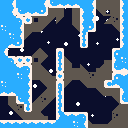

Tiled map render using the project's own tile images. Description and the whole map definition, tile-layer contents included, below:
An orthogonal 16x16 tile map with 8x8 px tiles, 2 tile layers (BgLayer, MainLayer), 1 image layer and 8 objects (4x Spikes, 2x Grass, Flower, Player).

<map version="1.10" tiledversion="1.10.2" orientation="orthogonal" renderorder="right-down" width="16" height="16" tilewidth="8" tileheight="8" infinite="0" nextlayerid="7" nextobjectid="10">
 <tileset firstgid="1" name="spritemap" tilewidth="8" tileheight="8" tilecount="176" columns="16">
  <image source="spritemap.png" width="128" height="88" />
 </tileset>
 <imagelayer id="5" name="Bg">
  <image source="bg.png" width="128" height="128" />
 </imagelayer>
 <layer id="1" name="BgLayer" width="16" height="16">
  <data encoding="csv">
0,0,0,0,0,0,0,0,0,0,0,0,41,41,41,0,
0,0,0,0,0,0,41,41,0,41,0,0,43,17,41,0,
0,0,0,0,17,41,42,42,0,41,0,0,0,59,57,0,
0,0,0,41,41,42,0,0,0,43,0,0,0,0,43,0,
0,0,0,42,0,0,0,0,0,0,0,0,0,0,0,0,
0,0,0,0,0,0,0,0,0,0,0,0,0,0,0,0,
0,0,0,0,59,58,0,0,0,0,0,0,0,0,0,0,
0,0,0,0,17,42,0,0,58,0,0,0,0,89,0,0,
0,0,0,0,41,58,0,0,41,89,58,0,105,41,0,0,
0,0,0,0,41,41,104,0,41,41,41,57,41,41,0,0,
0,0,0,0,0,43,41,0,42,0,43,41,41,0,0,0,
0,0,0,0,0,59,41,0,0,0,0,0,43,41,41,0,
0,41,0,0,59,57,42,0,0,0,0,0,0,0,43,0,
0,43,57,0,41,42,0,0,0,0,0,0,0,0,59,41,
0,0,43,41,41,104,0,0,0,0,0,0,0,0,57,41,
0,0,0,0,0,0,0,0,0,0,0,104,89,105,41,41
</data>
 </layer>
 <layer id="2" name="MainLayer" width="16" height="16">
  <data encoding="csv">
38,39,38,38,38,39,50,51,51,51,38,39,0,0,0,37,
38,39,50,51,51,52,0,0,0,0,37,39,0,0,0,37,
38,38,36,33,0,0,0,0,0,0,37,39,0,0,0,37,
73,38,39,0,0,0,0,0,0,0,37,52,0,0,0,37,
38,73,39,0,0,0,0,0,0,0,49,0,0,0,0,37,
38,51,52,0,0,0,0,0,0,0,56,0,0,0,0,37,
39,0,0,0,0,0,0,40,0,0,0,0,0,0,34,38,
38,36,33,33,0,0,0,49,0,0,0,0,0,0,37,73,
38,38,35,36,0,0,0,56,0,0,0,0,0,0,50,51,
38,38,73,39,0,0,0,33,0,0,0,0,0,0,34,35,
73,38,38,39,0,0,0,40,0,0,0,0,0,53,51,38,
51,51,38,39,0,0,0,49,0,0,0,0,0,0,0,37,
0,0,50,39,0,0,0,49,0,0,0,0,0,0,0,50,
0,0,0,56,0,0,0,49,0,0,0,0,0,0,0,0,
0,0,0,0,0,0,0,37,35,35,36,0,0,0,0,0,
35,35,35,35,35,35,35,38,38,73,39,0,0,0,0,0
</data>
 </layer>
 <objectgroup id="4" name="ObjectLayerNonInteractable">
  <object id="1" name="Grass" gid="62" x="16" y="56" width="8" height="8" />
  <object id="2" name="Grass" gid="64" x="48" y="120" width="8" height="8" />
  <object id="3" name="Flower" gid="63" x="112" y="48" width="8" height="8" />
 </objectgroup>
 <objectgroup id="6" name="Strawberry" />
 <objectgroup id="3" name="ObjectLayerInteractable">
  <object id="4" name="Spikes" type="Spikes" gid="18" x="64" y="112" width="8" height="8" />
  <object id="5" name="Spikes" type="Spikes" gid="18" x="72" y="112" width="8" height="8" />
  <object id="6" name="Spikes" type="Spikes" gid="18" x="80" y="112" width="8" height="8" />
  <object id="8" name="Spikes" type="Spikes" gid="18" x="56" y="48" width="8" height="8" />
  <object id="9" name="Player" type="Player" gid="2" x="8" y="120" width="8" height="8" />
 </objectgroup>
</map>
